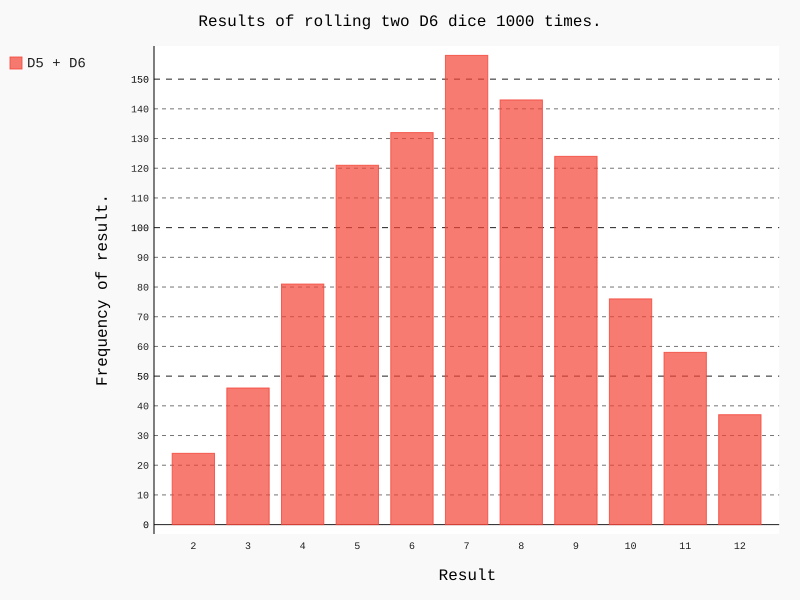

Write the Python code that produced this figure.
import pygal

from die import Die

die_1 = Die()
die_2 = Die()

# Make some rolls and store the results in the list.
results = []
for roll in range(1000):
    result = die_1.roll() + die_2.roll()
    results.append(result)

# Analyze the results
frequencies = []
max_result = die_1.num_sides + die_2.num_sides

for value in range(2, max_result+1):
    frequency = results.count(value)
    frequencies.append(frequency)

# Visualize the result
hist = pygal.Bar()

hist.title = "Results of rolling two D6 dice 1000 times."
hist.x_labels = ['2', '3', '4', '5', '6', '7', '8', '9', '10', '11', '12']
hist.x_title = "Result"
hist.y_title = "Frequency of result."

hist.add("D5 + D6", frequencies)
hist.render_to_file("dice_visual.svg")
